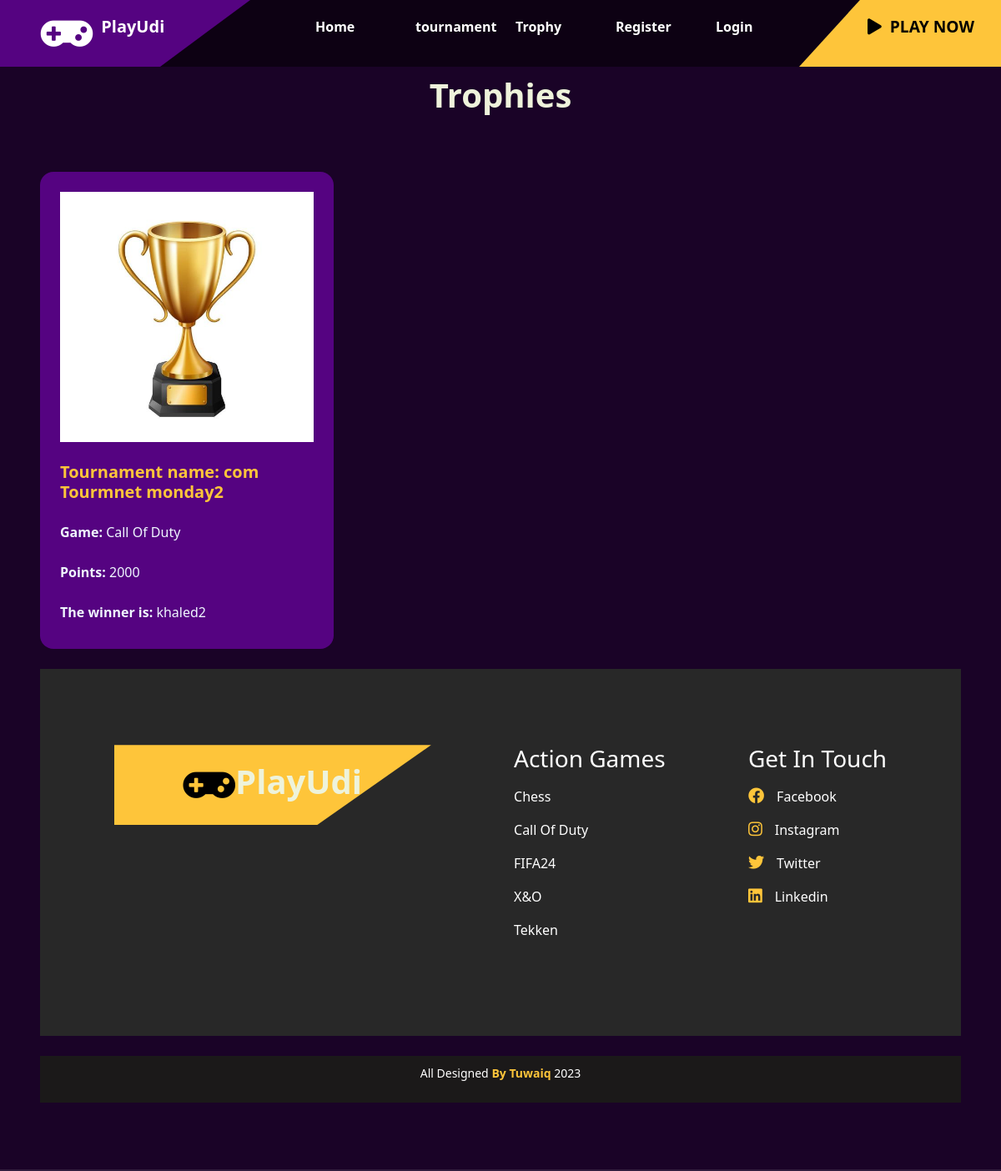
/trophy/, run on the app's committed database.
### tournament/models.py (models this page shows, shortened)
class Trophy(models.Model):
    winner = models.ForeignKey(Profile, on_delete=models.CASCADE, default=None)
    tournament = models.OneToOneField(Tournament, on_delete=models.CASCADE, default=None)
    points = models.IntegerField(default=0)

class Tournament(models.Model):
    user_choices = ((4, "4"), (8, "8"),(16,'16'),(32,'32'))
    user_choices_games = ((1, "Chess"), (2, "Takken"),(3,'x&o'),(4,'Call Of Duty'),(5,'FIFA24'))
    user_choices_trophy = ((100, "Bronze"), (200, "Sliver"),(300,'Gold'))
    name = models.CharField(max_length=100)
    description = models.CharField(max_length=2048, default="")
    number_of_players = models.IntegerField(choices=user_choices, default=1)
    game = models.IntegerField(choices=user_choices_games, default=1)
    trophy_for_tournament = models.IntegerField(choices=user_choices_trophy, default=100)
    owner = models.ForeignKey(Profile, on_delete=models.CASCADE, related_name='owned_tournaments')
    winner = models.ForeignKey(Profile, on_delete=models.CASCADE, related_name='won_tournament', null=True, blank=True, default=None)

class Profile(models.Model):
    user_choices = (("1", "user"), ("2", "company"))
    user_ranks = (("nor", "Normal"),("pro", "Professional"), ('master', "Master"))
    user = models.OneToOneField(User, on_delete=models.CASCADE)
    bio=models.TextField(default="Player")
    birth_date = models.DateField(default="2000-10-10")
    avatar = models.ImageField(upload_to="images/", default="images/default.png")
    states = models.CharField(max_length=160,choices=user_choices, default="1")
    points = models.IntegerField(default=0)
    user_rank = models.CharField(max_length=160,choices=user_ranks, default="nor")

### trophy/views.py (the view)
# urls.py: path('', views.trophy_view, name="trophy_view"),
def trophy_view(request: HttpRequest) -> HttpResponse:
    trophies = Trophy.objects.all()
    return render(request, 'trophy/trophies.html', {"trophies":trophies})

### trophy/templates/trophy/trophies.html (shortened to what this page needs)
{% extends 'main/base.html' %}
{% block content %}
<h1 style="display: flex; justify-content: center; margin-top: 10px;">Trophies</h1>
<section id="services" class="full-height px-lg-5">
  <div  class="containerrr">
    <div  class="row pb-4" data-aos="fade-up">
    </div>
    <div class="row gy-4">
  {% for trophy in trophies %}
  <div class="col-4 h-100" data-aos="fade-up" data-aos-delay="300" style="margin-top: -20px;">
    <div class="service p-4 bg-base rounded-4 shadow-effect " style="height: max-content;">
          {%if trophy.tournament.trophy_for_tournament >= 300%}
          <img src="/static/images/gold.jpg" width="100px" height="300px" class="card-img-top">
          {%elif trophy.tournament.trophy_for_tournament >= 200%}
          <img src="/static/images/silver.jpg" width="100px" height="300px" class="card-img-top">
           {%elif trophy.tournament.trophy_for_tournament < 200 %}
            <img src="/static/images/silverr.jpg" width="100px" height="300px" class="card-img-top">
            {%endif%}
            <h5 style="word-wrap: break-word; color: #fec53a;" class="mt-4 mb-2"><strong>Tournament name:</strong> {{ trophy.tournament.name }}</h5>
            <p style="word-wrap: break-word; color: aliceblue;" class="mt-4 mb-2"><strong>Game:</strong> {{ trophy.tournament.get_game_display }}</p>
            <p style="word-wrap: break-word;color: aliceblue; " class="mt-4 mb-2"><strong>Points:</strong> {{ trophy.points }}</p>
            <p style="word-wrap: break-word; color: aliceblue;" class="mt-4 mb-2"><strong>The winner is:</strong> {{ trophy.winner.user.username }}</p>
          </div>
        </div>
      </div>
    {% endfor %}
  </div>
{% endblock%}

### main/static/styles/stylee.css (style rules this page uses)
* { margin: 0; padding: 0; box-sizing: border-box; }
:root { --color-body: #b6cbce; --color-heading: #eef3db; --color-base: #550381; --color-base2: hsl(300, 14%, 1%); --color-brand: #fec53a; --color-brand2: #fec53a; --sidbar-width: 240px; --font-base: "Bai Jamjuree"; }
h1,h2,h3,h4,h5,h6 { color: var(--color-heading); font-weight: 700; }
.bg-base { background-color: var(--color-base); }
.full-height { min-height: 100vh; height: 100%; display: flex; flex-direction: column; justify-content: center; padding-top: 80px; padding-bottom: 80px; border-bottom: 2px solid rgba(255,255,255, 0.1); }
.shadow-effect { transition: all 0.5s; }

### data on the page
Trophy: tournament.name "com Tourmnet monday2", tournament.game "Call Of Duty", points "2000", winner.user.username "khaled2"
